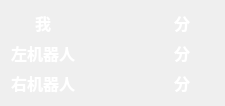
<?xml version="1.0" encoding="UTF-8"?>
<ui version="4.0">
 <class>ScorePanelClass</class>
 <widget class="QWidget" name="ScorePanelClass">
  <property name="geometry">
   <rect>
    <x>0</x>
    <y>0</y>
    <width>225</width>
    <height>96</height>
   </rect>
  </property>
  <property name="windowTitle">
   <string>ScorePanel</string>
  </property>
  <layout class="QGridLayout" name="gridLayout">
   <item row="0" column="0">
    <widget class="QLabel" name="label1">
     <property name="font">
      <font>
       <family>微软雅黑</family>
       <pointsize>12</pointsize>
       <bold>true</bold>
      </font>
     </property>
     <property name="styleSheet">
      <string notr="true">color: rgb(255, 255, 255);</string>
     </property>
     <property name="text">
      <string>我</string>
     </property>
     <property name="alignment">
      <set>Qt::AlignmentFlag::AlignCenter</set>
     </property>
    </widget>
   </item>
   <item row="0" column="1">
    <widget class="QLabel" name="userScoreLabel">
     <property name="font">
      <font>
       <family>微软雅黑</family>
       <pointsize>12</pointsize>
       <bold>true</bold>
      </font>
     </property>
     <property name="styleSheet">
      <string notr="true">color: rgb(255, 255, 255);</string>
     </property>
     <property name="text">
      <string/>
     </property>
     <property name="alignment">
      <set>Qt::AlignmentFlag::AlignCenter</set>
     </property>
    </widget>
   </item>
   <item row="0" column="2">
    <widget class="QLabel" name="label4">
     <property name="font">
      <font>
       <family>微软雅黑</family>
       <pointsize>12</pointsize>
       <bold>true</bold>
      </font>
     </property>
     <property name="styleSheet">
      <string notr="true">color: rgb(255, 255, 255);</string>
     </property>
     <property name="text">
      <string>分</string>
     </property>
     <property name="alignment">
      <set>Qt::AlignmentFlag::AlignCenter</set>
     </property>
    </widget>
   </item>
   <item row="1" column="0">
    <widget class="QLabel" name="label2">
     <property name="font">
      <font>
       <family>微软雅黑</family>
       <pointsize>12</pointsize>
       <bold>true</bold>
      </font>
     </property>
     <property name="styleSheet">
      <string notr="true">color: rgb(255, 255, 255);</string>
     </property>
     <property name="text">
      <string>左机器人</string>
     </property>
     <property name="alignment">
      <set>Qt::AlignmentFlag::AlignCenter</set>
     </property>
    </widget>
   </item>
   <item row="1" column="1">
    <widget class="QLabel" name="leftRobotLabel">
     <property name="font">
      <font>
       <family>微软雅黑</family>
       <pointsize>12</pointsize>
       <bold>true</bold>
      </font>
     </property>
     <property name="styleSheet">
      <string notr="true">color: rgb(255, 255, 255);</string>
     </property>
     <property name="text">
      <string/>
     </property>
     <property name="alignment">
      <set>Qt::AlignmentFlag::AlignCenter</set>
     </property>
    </widget>
   </item>
   <item row="1" column="2">
    <widget class="QLabel" name="label5">
     <property name="font">
      <font>
       <family>微软雅黑</family>
       <pointsize>12</pointsize>
       <bold>true</bold>
      </font>
     </property>
     <property name="styleSheet">
      <string notr="true">color: rgb(255, 255, 255);</string>
     </property>
     <property name="text">
      <string>分</string>
     </property>
     <property name="alignment">
      <set>Qt::AlignmentFlag::AlignCenter</set>
     </property>
    </widget>
   </item>
   <item row="2" column="0">
    <widget class="QLabel" name="label3">
     <property name="font">
      <font>
       <family>微软雅黑</family>
       <pointsize>12</pointsize>
       <bold>true</bold>
      </font>
     </property>
     <property name="styleSheet">
      <string notr="true">color: rgb(255, 255, 255);</string>
     </property>
     <property name="text">
      <string>右机器人</string>
     </property>
     <property name="alignment">
      <set>Qt::AlignmentFlag::AlignCenter</set>
     </property>
    </widget>
   </item>
   <item row="2" column="1">
    <widget class="QLabel" name="rightRobotLabel">
     <property name="font">
      <font>
       <family>微软雅黑</family>
       <pointsize>12</pointsize>
       <bold>true</bold>
      </font>
     </property>
     <property name="styleSheet">
      <string notr="true">color: rgb(255, 255, 255);</string>
     </property>
     <property name="text">
      <string/>
     </property>
     <property name="alignment">
      <set>Qt::AlignmentFlag::AlignCenter</set>
     </property>
    </widget>
   </item>
   <item row="2" column="2">
    <widget class="QLabel" name="label6">
     <property name="font">
      <font>
       <family>微软雅黑</family>
       <pointsize>12</pointsize>
       <bold>true</bold>
      </font>
     </property>
     <property name="styleSheet">
      <string notr="true">color: rgb(255, 255, 255);</string>
     </property>
     <property name="text">
      <string>分</string>
     </property>
     <property name="alignment">
      <set>Qt::AlignmentFlag::AlignCenter</set>
     </property>
    </widget>
   </item>
  </layout>
 </widget>
 <layoutdefault spacing="6" margin="11"/>
 <resources/>
 <connections/>
</ui>
